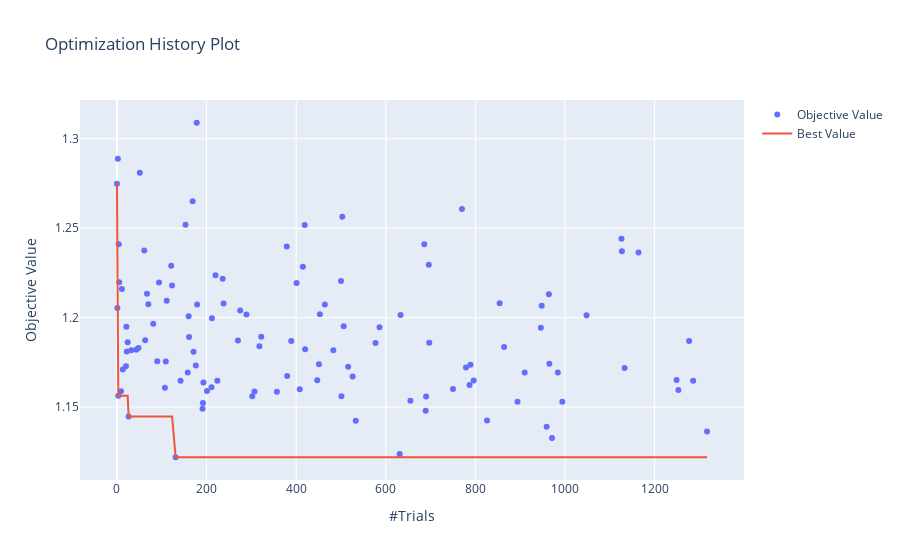

Write notebook code for a chart like this one.
### Code cell
fig = optuna.visualization.plot_optimization_history(peanut)
fig.show()
